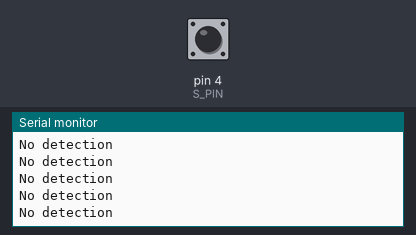
The sketch below on a simulated Arduino Uno, built with avr-gcc and run on an emulated ATmega328P. On the bench: the last lines printed to the serial monitor. Inputs (shaded band) come from the test bench; at power-on: pin 4 (S_PIN) LOW.

Above: at 1.2 s.
1.3 s: pin 4 (S_PIN) driven HIGH
At 2.1 s:
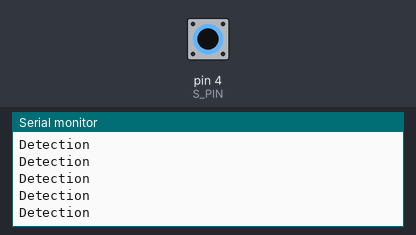
3.2 s: pin 4 (S_PIN) driven LOW
At 3.9 s:
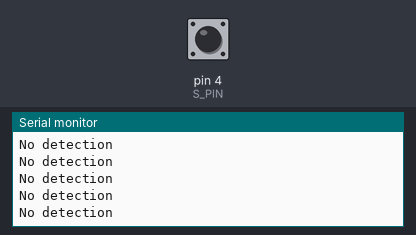
6.2 s: pin 4 (S_PIN) driven HIGH
At 7.0 s:
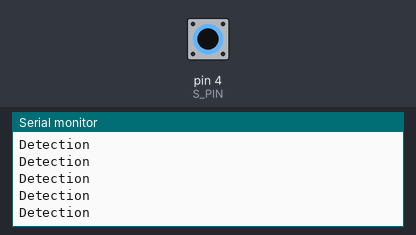
9.2 s: pin 4 (S_PIN) pulsed LOW 2 times (0.12 s each, 0.3 s apart)
12.8 s: pin 4 (S_PIN) driven LOW
At 13.4 s:
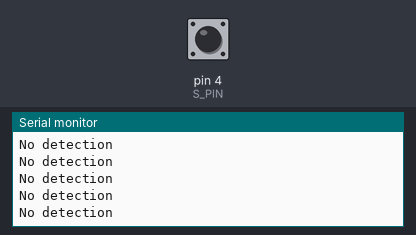
15.8 s: pin 4 (S_PIN) driven HIGH
At 16.4 s:
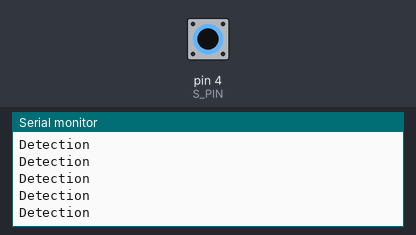

The sketch:

Light_barrier.ino
```cpp
#define S_PIN 4 // digital pin connected to S pin on the light barrier

void setup() {
  pinMode(S_PIN,INPUT);
  Serial.begin(9600);
}

void loop() {
  if (digitalRead(S_PIN)){ // Object in light path
    Serial.println("Detection");
    }
  else{Serial.println("No detection");}
}
```

Measured:
- after the input at 1.3 s, the serial monitor: prints a new line after 0.07 s (image 1)
- after the input at 12.8 s, the serial monitor: prints a new line after 0.07 s (image 4)
